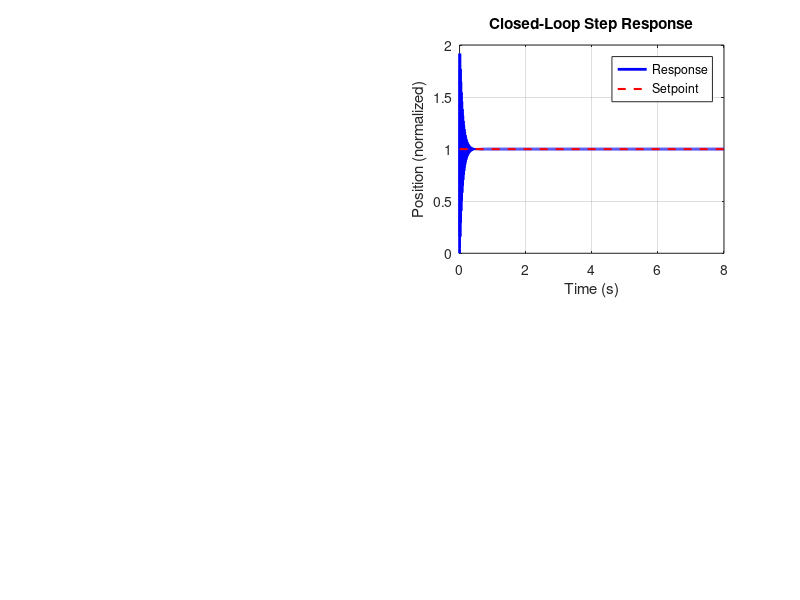

This chart was generated by the following MATLAB code: (Note: this script raises an error after producing the figure.)
%% Ball and Beam PID Controller - System Analysis
% This script analyzes the ball and beam control system performance
%
% Authors: BUET EEE Group 03
% Course: EEE 318 - Control Systems Laboratory
% Date: December 2024

clear all;
close all;
clc;

%% System Parameters

% PID Controller Parameters (Ziegler-Nichols Tuned)
Kp = 8.4;               % Proportional gain
Ki = 3.73;              % Integral gain
Kd = 8.0;               % Derivative gain

% Servo Motor Parameters (MG996R)
K_servo = 181.82;       % Servo gain
tau_servo = 0.04255;    % Servo time constant (s)

% Ball and Beam Parameters
m = 0.02;               % Ball mass (kg)
L = 0.3;                % Beam length (m)
delta = 0.08;           % Lever arm offset (m)
fv = 0.02;              % Friction coefficient
g = 9.81;               % Gravity (m/s^2)

%% Transfer Functions

s = tf('s');

% PID Controller
G_PID = Kp + Ki/s + Kd*s;
fprintf('PID Controller Transfer Function:\n');
disp(G_PID);

% Servo Motor (First-order system)
G_servo = K_servo / (tau_servo*s + 1);
fprintf('\nServo Motor Transfer Function:\n');
disp(G_servo);

% Ball and Beam System
% G(s) = (2*m*g*delta/L) / (m*s^2 + fv*s)
G_beam = (2*m*g*delta/L) / (m*s^2 + fv*s);
fprintf('\nBall and Beam Transfer Function:\n');
disp(G_beam);

% Open-Loop Transfer Function
G_open = G_PID * G_servo * G_beam;
fprintf('\nOpen-Loop Transfer Function:\n');
disp(G_open);

% Closed-Loop Transfer Function
G_closed = feedback(G_open, 1);
fprintf('\nClosed-Loop Transfer Function:\n');
disp(G_closed);

%% Step Response Analysis

figure('Position', [100, 100, 1200, 800]);

% Open-Loop Step Response
subplot(2, 2, 1);
step(G_open);
title('Open-Loop Step Response');
grid on;

% Closed-Loop Step Response
subplot(2, 2, 2);
[y, t] = step(G_closed);
plot(t, y, 'b-', 'LineWidth', 2);
hold on;
plot([0 max(t)], [1 1], 'r--', 'LineWidth', 1.5);
title('Closed-Loop Step Response');
xlabel('Time (s)');
ylabel('Position (normalized)');
legend('Response', 'Setpoint');
grid on;

% Step Response Info
info = stepinfo(G_closed);
fprintf('\n=== Step Response Characteristics ===\n');
fprintf('Rise Time: %.3f s\n', info.RiseTime);
fprintf('Settling Time: %.3f s\n', info.SettlingTime);
fprintf('Overshoot: %.2f %%\n', info.Overshoot);
fprintf('Peak: %.3f\n', info.Peak);
fprintf('Peak Time: %.3f s\n', info.PeakTime);

%% Root Locus

subplot(2, 2, 3);
rlocus(G_open);
title('Root Locus');
grid on;

%% Bode Plot

subplot(2, 2, 4);
bode(G_open);
title('Bode Plot (Open-Loop)');
grid on;

% Calculate Margins
[Gm, Pm, Wcg, Wcp] = margin(G_open);
fprintf('\n=== Stability Margins ===\n');
fprintf('Gain Margin: %.2f dB (at %.2f rad/s)\n', 20*log10(Gm), Wcg);
fprintf('Phase Margin: %.2f deg (at %.2f rad/s)\n', Pm, Wcp);

%% Pole-Zero Map

figure('Position', [100, 100, 800, 600]);
pzmap(G_closed);
title('Pole-Zero Map (Closed-Loop)');
grid on;

% Check Stability
poles_closed = pole(G_closed);
fprintf('\n=== Closed-Loop Poles ===\n');
disp(poles_closed);

if all(real(poles_closed) < 0)
    fprintf('System is STABLE (all poles in LHP)\n');
else
    fprintf('System is UNSTABLE (poles in RHP)\n');
end

%% Frequency Response

figure('Position', [100, 100, 1200, 400]);

% Nyquist Plot
subplot(1, 2, 1);
nyquist(G_open);
title('Nyquist Plot');
grid on;

% Nichols Chart
subplot(1, 2, 2);
nichols(G_open);
title('Nichols Chart');
grid on;

%% Save Results

fprintf('\n=== Analysis Complete ===\n');
fprintf('Results saved to workspace\n');

% Save important variables
save('system_analysis_results.mat', 'G_PID', 'G_servo', 'G_beam', ...
     'G_open', 'G_closed', 'info', 'Gm', 'Pm', 'Wcg', 'Wcp');
